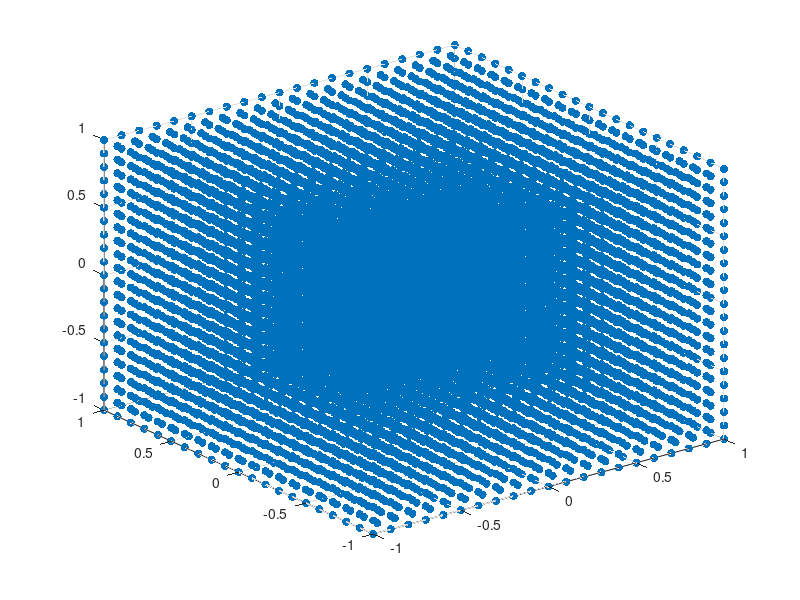

MATLAB code for this plot: (Note: this script raises an error after producing the figure.)
% +------------------------------------------------------+
% |                5D Data Visualization                 |
% |              with MATLAB Implementation              | 
% |                                                      |
% | Author: M.Sc. Eng. Hristo Zhivomirov        12/13/14 | 
% +------------------------------------------------------+

clear, clc, close all

% form the axes
x = -1:0.1:1;	% first dimension indipendent variable
y = -1:0.1:1;	% second dimension indipendent variable
z = -1:0.1:1;	% third dimension indipendent variable
t = 0:0.05:1;   % fourth dimension indipendent variable
[X, Y, Z] = meshgrid(x, y, z);

% form the data matrix - it is the fifth dimension
% the data could be imported from a file or could be generated via equation  
load 5D_data

%% organize the visualization
figure(1) 
hScatter = scatter3(X(:), Y(:), Z(:), 'filled');
colormap jet
grid3 on

set(gca, 'FontName', 'Times New Roman', 'FontSize', 14)
xlabel('X')
ylabel('Y')
zlabel('Z')

colorbar
caxis([min(Data(:)) max(Data(:))])

% cycle through the fourth dimension independent variable
for k = 1:length(t)	
    
    % visualize the fifth dimension via the marker color
    C = reshape(Data(:, :, :, k), length(x)*length(y)*length(z), 1);  
       
    % update the plot
    set(hScatter, 'CData', C, 'SizeData', 25)  
    title(['Data = \it{f} \rm(X, Y, Z, t) @ t = ' num2str(t(k))])
    drawnow
    
    % pause for a while
    pause(1)   
    
end